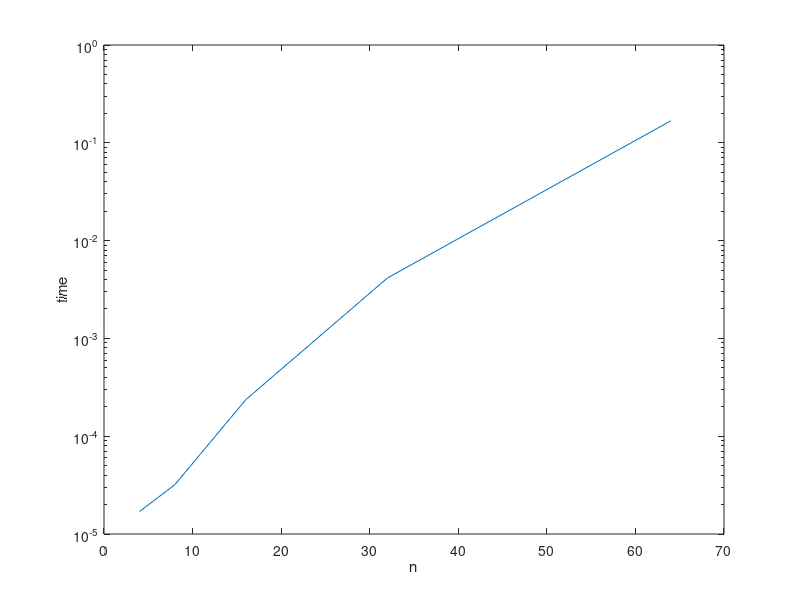

Reproduce this figure in MATLAB.
res = zeros(1,5);
tt = zeros(3,5);
scale = 2 .^(2:6);
for i = 1:5
    n = 2^(i+1);
    A = rand(n);
    B = rand(n);
    x = rand(n^2,1);
    for t = 1:3
        tic
        y = kron(A,B) * x;
        tt(t, i) = toc;
    end
    res(i) = min(tt(:,i)); 
end

semilogy(scale, res);
xlabel('n');
ylabel('time');